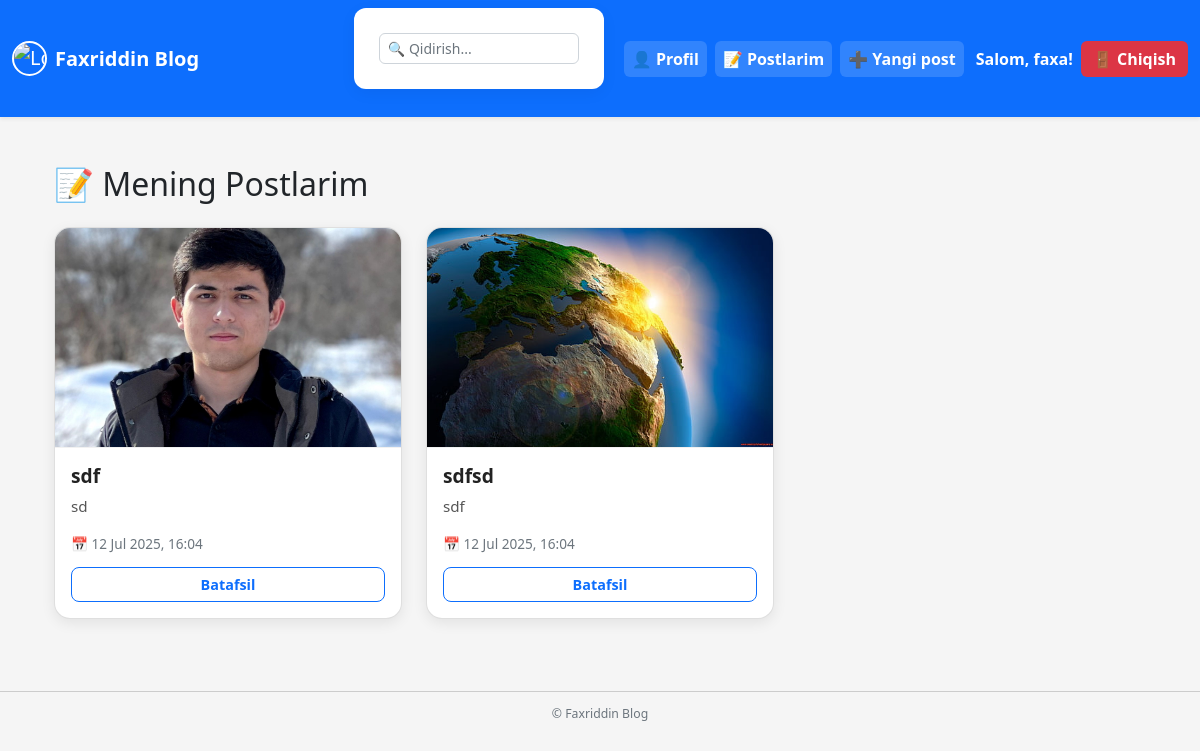
Page /articles/myposts/ (signed in) on the earlier database version.
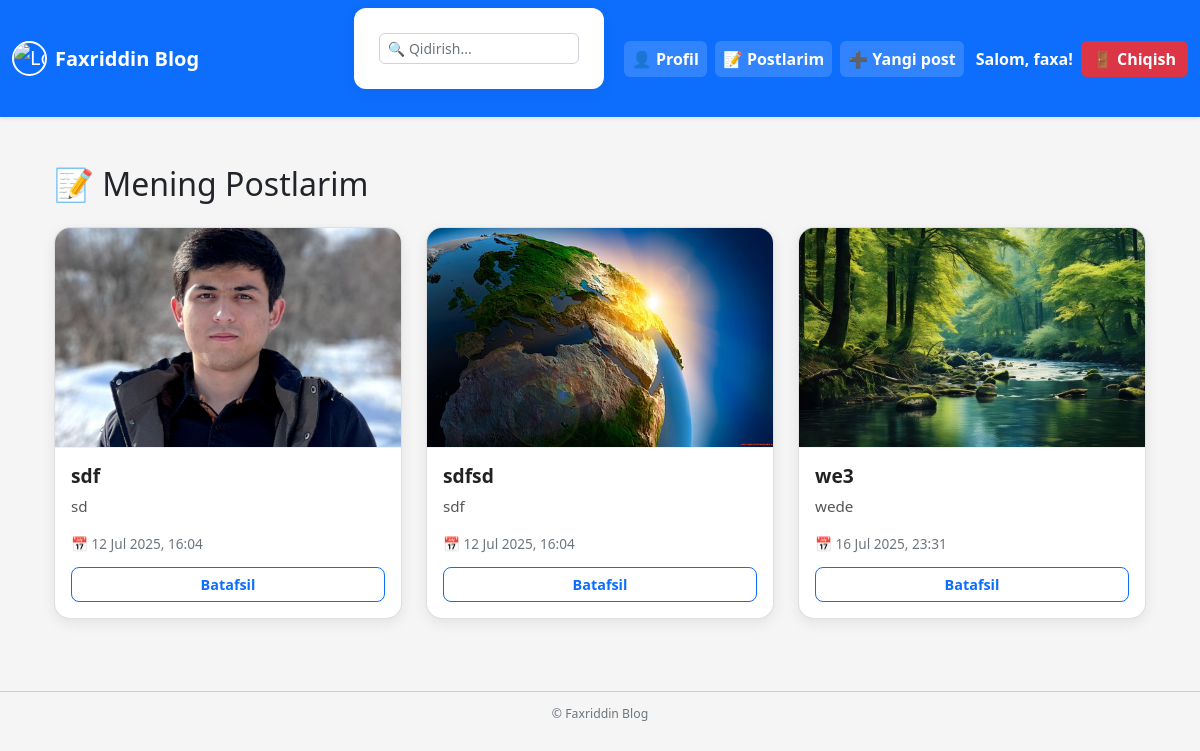
Same page on the later database version.
### articles/models.py (models this page shows, shortened)
class Article(models.Model):
    title=models.CharField(max_length=150)
    summary=models.CharField(max_length=250, blank=True)
    body=RichTextField()
    photo=models.ImageField(upload_to='images/',blank=True)
    date=models.DateTimeField(auto_now_add=True)
    author=models.ForeignKey(
        User,
        on_delete=models.CASCADE,
        null=True
    )
    def get_absolute_url(self):
        return reverse('article_detail', args=[str(self.id)])

### articles/views.py (the view)
# urls.py: path('myposts/', Myposts.as_view(), name='my_posts'),
class Myposts(ListView):
    model = Article
    template_name = 'my_posts.html'
    context_object_name = 'posts'
    def dispatch(self, request, *args, **kwargs):
        if not self.request.user.is_authenticated:
            return redirect('login')
        return super().dispatch(request, *args, **kwargs)
    def get_queryset(self):
        return Article.objects.filter(author=self.request.user)

### templates/my_posts.html
{% extends 'base.html' %}
{% load static %}
{% block content %}
<link rel="stylesheet" href="{% static 'css/article_list.css' %}">
<div class="container mt-5">
    <h2 class="mb-4">📝 Mening Postlarim</h2>
    {% if posts %}
    <div class="row" id="article-container">
        {% for article in posts %}
        <div class="col-md-4 mb-4">
            <div class="card h-100">
                {% if article.photo %}
                <img src="{{ article.photo.url }}" class="card-img-top article-img" alt="{{ article.title }}">
                {% endif %}
                <div class="card-body d-flex flex-column justify-content-between">
                    <div>
                        <h5 class="card-title">{{ article.title }}</h5>
                        <p class="card-text">{{ article.summary|truncatewords:20 }}</p>
                    </div>
                    <div class="mt-3">
                        <p class="author-date text-muted mb-1">📅 {{ article.date|date:"d M Y, H:i" }}</p>
                        <a href="{{ article.get_absolute_url }}?next=my_posts" class="btn btn-outline-primary w-100 mt-2">Batafsil</a>
                    </div>
                </div>
            </div>
        </div>
        {% endfor %}
    </div>
    {% else %}
        <p>Siz hali post yozmagansiz.</p>
    {% endif %}
</div>
{% endblock %}

Differences in the rows shown:
added Article: photo (picture), title "we3", summary "wede", date "16 Jul 2025, 23:31"
